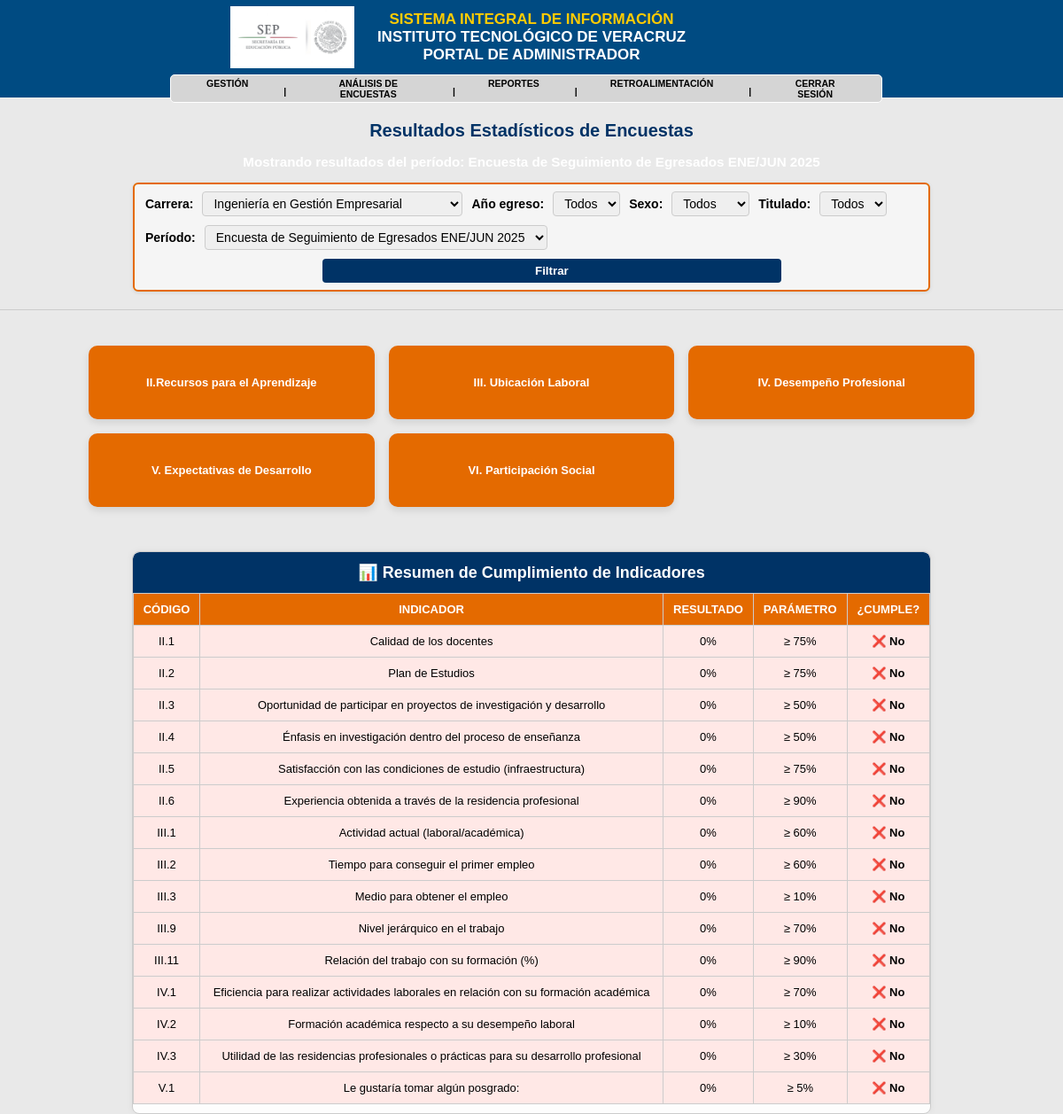
/includes/resultados.php?carrera=Ingeniería en Gestión Empresarial (signed in), run on the app's committed database.
### tables this page shows
CREATE TABLE `periodo_encuesta` (
  `ID_PERIODO` int(11) NOT NULL AUTO_INCREMENT,
  `NOMBRE` varchar(100) DEFAULT NULL,
  `FECHA_INICIO` date DEFAULT NULL,
  `FECHA_FIN` date DEFAULT NULL,
  `ACTIVO` tinyint(1) DEFAULT 0,
  PRIMARY KEY (`ID_PERIODO`)
);

CREATE TABLE `seccion` (
  `ID_SECCION` int(11) NOT NULL AUTO_INCREMENT,
  `NOMBRE` varchar(100) DEFAULT NULL,
  `ORDEN` int(11) DEFAULT NULL,
  `PARA_CARRERA` varchar(100) DEFAULT NULL,
  PRIMARY KEY (`ID_SECCION`)
);

### includes/resultados.php (the view, shortened to what this page needs)
<?php
require_once('../db/conexion.php');
include ('header.php');
include ('menu.php');
$rol = $_SESSION['rol'] ?? '';
$carreraJefe = $_SESSION['carrera'] ?? '';
$isJefeDepartamento = $rol === 'jefe departamento';
$carrera = $_GET['carrera'] ?? '';
$periodos = $conexion->query("SELECT ID_PERIODO, NOMBRE FROM PERIODO_ENCUESTA ORDER BY FECHA_INICIO DESC")->fetch_all(MYSQLI_ASSOC);
$periodo = $_GET['periodo'] ?? '';
if (!$periodo && !empty($periodos)) {
    $activo = $conexion->query("SELECT ID_PERIODO FROM PERIODO_ENCUESTA WHERE ACTIVO = 1 LIMIT 1")->fetch_assoc();
    if ($activo) {
        $periodo = $activo['ID_PERIODO'];
    }
}
$carreraLower = strtolower($carrera);
$esCarreraQuimica = in_array($carreraLower, ['ingeniería química', 'ingeniería bioquímica']);
if ($esCarreraQuimica) {
    $secciones = $conexion->query("
        SELECT ID_SECCION, NOMBRE
        FROM SECCION
        WHERE PARA_CARRERA = 'quimica'
          AND ID_SECCION NOT IN (1,7)
        ORDER BY ORDEN
    ")->fetch_all(MYSQLI_ASSOC);
} else {
    $secciones = $conexion->query("
        SELECT ID_SECCION, NOMBRE
        FROM SECCION
        WHERE PARA_CARRERA IS NULL
          AND ID_SECCION NOT IN (1,7)
        ORDER BY ORDEN
    ")->fetch_all(MYSQLI_ASSOC);
}
function obtenerPreguntasPorSeccion($conexion, $idSeccion) {
    return $conexion->query("
        SELECT ID_PREGUNTA, TEXTO
        FROM PREGUNTA
        WHERE ID_SECCION = $idSeccion AND TIPO != 'texto'
        ORDER BY ORDEN
    ")->fetch_all(MYSQLI_ASSOC);
}
function obtenerResultadosPregunta($conexion, $idPregunta, $filtros) {
    $condiciones = "";
    $carrera = isset($filtros['carrera']) ? $conexion->real_escape_string($filtros['carrera']) : '';
    $titulado = isset($filtros['titulado']) && $filtros['titulado'] !== '' ? intval($filtros['titulado']) : null;
    if (!empty($carrera)) {
        $condiciones .= " AND e.CARRERA = '$carrera'";
    }
    $periodo = isset($filtros['periodo']) && $filtros['periodo'] !== '' ? intval($filtros['periodo']) : null;
    if ($periodo !== null) {
        $condiciones .= " AND cr.ID_PERIODO = $periodo";
    }
    $sql = "
        SELECT
            o.TEXTO AS opcion,
            COUNT(r.ID_OPCION) AS frecuencia,
            (
                SELECT COUNT(*)
                FROM RESPUESTA r2
                JOIN CUESTIONARIO_RESPUESTA cr2 ON r2.ID_CUESTIONARIO = cr2.ID_CUESTIONARIO
                JOIN EGRESADO e2 ON cr2.CURP = e2.CURP
                WHERE r2.ID_PREGUNTA = $idPregunta $condiciones
            ) AS total
        FROM OPCION_RESPUESTA o
        LEFT JOIN RESPUESTA r ON o.ID_OPCION = r.ID_OPCION
        LEFT JOIN CUESTIONARIO_RESPUESTA cr ON r.ID_CUESTIONARIO = cr.ID_CUESTIONARIO
        LEFT JOIN EGRESADO e ON cr.CURP = e.CURP
        WHERE o.ID_PREGUNTA = $idPregunta
        $condiciones
        GROUP BY o.ID_OPCION, o.TEXTO
        ORDER BY o.TEXTO
    ";
    return $conexion->query($sql)->fetch_all(MYSQLI_ASSOC);
}
?>
<!DOCTYPE html>
<html>
<head>
    <link rel="stylesheet" href="css/resultados.css">
</head>
<body>
<h1>Resultados Estadísticos de Encuestas</h1>
<?php
if (!empty($periodo)) {
    $res = $conexion->query("SELECT NOMBRE FROM PERIODO_ENCUESTA WHERE ID_PERIODO = $periodo")->fetch_assoc();
    if ($res) {
        $nombrePeriodo = $res['NOMBRE'];
        echo "<h3>Mostrando resultados del período: " . htmlspecialchars($nombrePeriodo) . "</h3>";
    }
}
?>
<form method="GET" class="filtros-form">
    Carrera:
    <select name="carrera">
        <?php if ($isJefeDepartamento): ?>
            <option value="<?= htmlspecialchars($carreraJefe) ?>" selected><?= htmlspecialchars($carreraJefe) ?></option>
        <?php else: ?>
            <?php
            $carreras = [
                'Licenciatura en Administración',
                'Ingeniería Bioquímica',
                'Ingeniería Eléctrica',
                'Ingeniería Electrónica',
                'Ingeniería Industrial',
                'Ingeniería Mecatrónica',
                'Ingeniería Mecánica',
                'Ingeniería en Sistemas Computacionales',
                'Ingeniería Química',
                'Ingeniería en Energías Renovables',
                'Ingeniería en Gestión Empresarial'
            ];
            foreach ($carreras as $c) {
                $selected = ($carrera == $c) ? 'selected' : '';
                echo "<option value=\"$c\" $selected>$c</option>";
            }
            ?>
        <?php endif; ?>
    </select>
    Año egreso:
    <select name="anio">
        <option value="">Todos</option>
    </select>
    Sexo:
    <select name="sexo">
        <option value="">Todos</option>
    </select>
    Titulado:
    <select name="titulado">
        <option value="">Todos</option>
    </select>
    Período:
    <select name="periodo">
        <?php foreach ($periodos as $p): ?>
            <option value="<?= $p['ID_PERIODO'] ?>" <?= ($periodo == $p['ID_PERIODO']) ? 'selected' : '' ?>>
                <?= htmlspecialchars($p['NOMBRE']) ?>
            </option>
        <?php endforeach; ?>
    </select>
    <button type="submit">Filtrar</button>
</form>
<hr>
<div class="secciones-grid">
<?php foreach ($secciones as $seccion):
?>
    <div class="acordeon-section" onclick="openModal('sec<?= $seccion['ID_SECCION'] ?>')">
        <div class="acordeon-header">
            <?= htmlspecialchars($seccion['NOMBRE']) ?>
        </div>
    </div>
            <?php
            $preguntas = obtenerPreguntasPorSeccion($conexion, $seccion['ID_SECCION']);
            ?>
<?php endforeach; ?>
</div>
<?php
$indicadoresParametros = [
    'Calidad de los docentes' => ['Muy Buena', 75, 'II.1'],
    'Plan de Estudios' => ['Muy Buena', 75, 'II.2'],
    'Oportunidad de participar en proyectos de investigación y desarrollo' => ['Muy Buena', 50, 'II.3'],
    'Énfasis en investigación dentro del proceso de enseñanza' => ['Muy Buena', 50, 'II.4'],
    'Satisfacción con las condiciones de estudio (infraestructura)' => ['Muy Buena', 75, 'II.5'],
    'Experiencia obtenida a través de la residencia profesional' => ['Muy Buena', 90, 'II.6'],
    'Actividad actual (laboral/académica)' => ['Trabaja', 60, 'III.1'],
    'Tiempo para conseguir el primer empleo' => ['Entre seis meses y un año', 60, 'III.2'],
    'Medio para obtener el empleo' => ['Bolsa de trabajo del plantel', 10, 'III.3'],
    'Nivel jerárquico en el trabajo' => ['Jefe de área', 70, 'III.9'],
    'Relación del trabajo con su formación (%)' => ['80%', 90, 'III.11'],
    'Eficiencia para realizar actividades laborales en relación con su formación académica' => ['Eficiente', 70, 'IV.1'],
    'Formación académica respecto a su desempeño laboral' => ['Malo', 10, 'IV.2'],
    'Utilidad de las residencias profesionales o prácticas para su desarrollo profesional' => ['Bueno', 30, 'IV.3'],
    'Le gustaría tomar algún posgrado:' => ['Sí', 5, 'V.1'],
];
$resultadosIndicadores = [];
foreach ($secciones as $seccion) {
    $preguntas = obtenerPreguntasPorSeccion($conexion, $seccion['ID_SECCION']);
    foreach ($preguntas as $pregunta) {
        $textoPregunta = $pregunta['TEXTO'];
        $resultados = obtenerResultadosPregunta($conexion, $pregunta['ID_PREGUNTA'], $_GET);
        $total = array_sum(array_column($resultados, 'frecuencia')) ?: 1;
        foreach ($indicadoresParametros as $clave => [$opcionEsperada, $parametroMinimo, $codigo]) {
            if (stripos($textoPregunta, $clave) !== false) {
                $frecuenciaEsperada = 0;
                $porcentaje = round(($frecuenciaEsperada / $total) * 100, 1);
                $cumple = $porcentaje >= $parametroMinimo;
                $resultadosIndicadores[] = [
                    'codigo' => $codigo,
                    'indicador' => $clave,
                    'resultado' => $porcentaje,
                    'minimo' => $parametroMinimo,
                    'cumple' => $cumple
                ];
            }
        }
    }
}
?>
<div class="resumen-indicadores">
    <h2>📊 Resumen de Cumplimiento de Indicadores</h2>
    <table>
        <tr>
            <th>Código</th>
            <th>Indicador</th>
            <th>Resultado</th>
            <th>Parámetro</th>
            <th>¿Cumple?</th>
        </tr>
        <?php foreach ($resultadosIndicadores as $ind): ?>
            <tr class="<?= $ind['cumple'] ? 'cumple-true' : 'cumple-false' ?>">
                <td><?= htmlspecialchars($ind['codigo']) ?></td>
                <td><?= htmlspecialchars($ind['indicador']) ?></td>
                <td><?= $ind['resultado'] ?>%</td>
                <td>≥ <?= $ind['minimo'] ?>%</td>
                <td>
                    <?= $ind['cumple'] ? '✅ Sí' : '❌ No' ?>
                </td>
            </tr>
        <?php endforeach; ?>
    </table>
</div>
</body>
</html>

### css/styles.css (style rules this page uses)
body { margin: 0; padding: 0; background-color: #e9e9e9; font-family: 'Verdana', sans-serif; }

### css/resultados.css (style rules this page uses)
body { font-family: Arial, sans-serif; font-size: 13px; margin: 0; padding: 0; color: black; }
h1 { color: #003366; text-align: center; margin-top: 20px; font-size: 20px; }
.filtros-form { display: flex; align-items: center; gap: 10px; margin-left: 150px; margin-right: 150px; background-color: #f5f5f5; padding: 8px 12px; border: 2px solid #e46a00; border-radius: 6px; font-size: 14px; flex-wrap: wrap; max-width: 100%; box-shadow: 0 1px 4px rgba(0,0,0,0.1); color: black; font-weight: bold; }
.filtros-form select { padding: 4px 8px; border: 1px solid #ccc; border-radius: 4px; font-size: 14px; }
.filtros-form button { padding: 6px 240px; background-color: #003366; display: flex; align-items: center; margin-left: 200px; color: white; border: none; border-radius: 4px; font-weight: bold; cursor: pointer; transition: background-color 0.3s ease; }
.secciones-grid { margin-left: 100px; margin-right: 100px; display: grid; grid-template-columns: repeat(auto-fit, minmax(250px, 1fr)); gap: 16px; padding: 20px 0; }
.acordeon-section { background-color: #e46a00; color: white; border-radius: 10px; box-shadow: 0 4px 8px rgba(0,0,0,0.1); overflow: hidden; cursor: pointer; transition: transform 0.2s; }
.acordeon-header { padding: 14px; font-weight: bold; text-align: center; }
.secciones-grid { display: grid; grid-template-columns: repeat(auto-fit, minmax(250px, 1fr)); gap: 16px; padding: 20px 0; }
.acordeon-section { background-color: #e46a00; color: white; border-radius: 10px; text-align: center; padding: 20px; cursor: pointer; font-weight: bold; transition: transform 0.2s; }
table { width: 100%; border-collapse: collapse; margin-bottom: 10px; color: black; }
th { background-color: #003366; color: white; }
hr { border: none; border-top: 1px solid #ccc; margin: 20px 0; color: black; }
.resumen-indicadores { max-width: 900px; margin: 30px auto; background: #fdfdfd; border: 1px solid #ccc; border-radius: 8px; box-shadow: 0 0 8px rgba(0,0,0,0.05); overflow-x: auto; }
.resumen-indicadores h2 { background-color: #003366; color: white; padding: 12px 20px; border-radius: 8px 8px 0 0; margin: 0; font-size: 18px; }
.resumen-indicadores table { width: 100%; border-collapse: collapse; font-size: 14px; }
.resumen-indicadores th, .resumen-indicadores td { padding: 10px; border: 1px solid #ccc; text-align: center; }
.resumen-indicadores th { background-color: #e46a00; color: white; text-transform: uppercase; font-size: 13px; }
.resumen-indicadores td:last-child { font-weight: bold; }
.cumple-false { color: #d90429; background-color: #ffe8e6; }

### data on the page
periodo_encuesta: NOMBRE "Encuesta de Seguimiento de Egresados ENE/JUN 2025"
seccion: NOMBRE "II.Recursos para el Aprendizaje"
seccion: NOMBRE "III. Ubicación Laboral"
seccion: NOMBRE "IV. Desempeño Profesional"
seccion: NOMBRE "V. Expectativas de Desarrollo"
seccion: NOMBRE "VI. Participación Social"

### other printed values
$nombrePortal "PORTAL DE ADMINISTRADOR"
$categoria "GESTIÓN"
$categoria "ANÁLISIS DE ENCUESTAS"
$categoria "REPORTES"
$categoria "RETROALIMENTACIÓN"
$ind['codigo'] "II.1"
$ind['indicador'] "Calidad de los docentes"
$ind['resultado'] "0"
$ind['minimo'] "75"
$ind['codigo'] "II.2"
$ind['indicador'] "Plan de Estudios"
$ind['codigo'] "II.3"
$ind['indicador'] "Oportunidad de participar en proyectos de investigación y desarrollo"
$ind['minimo'] "50"
$ind['codigo'] "II.4"
